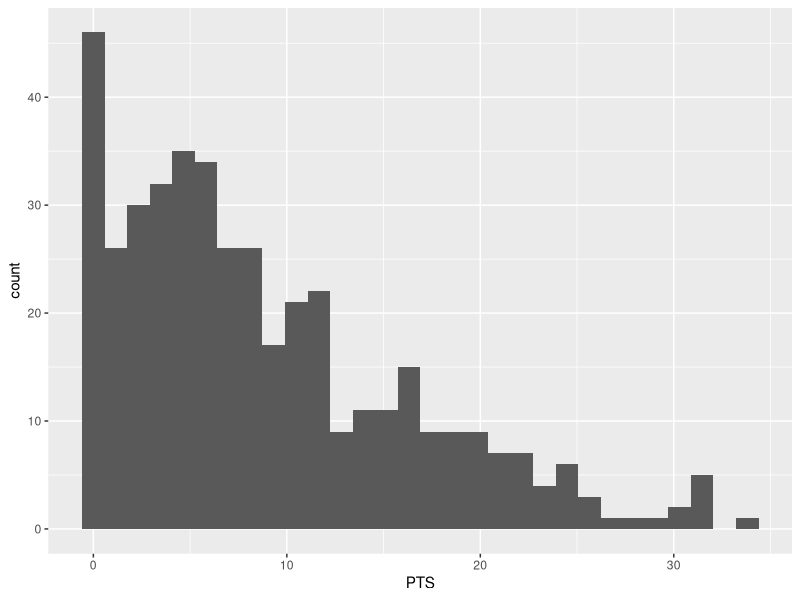
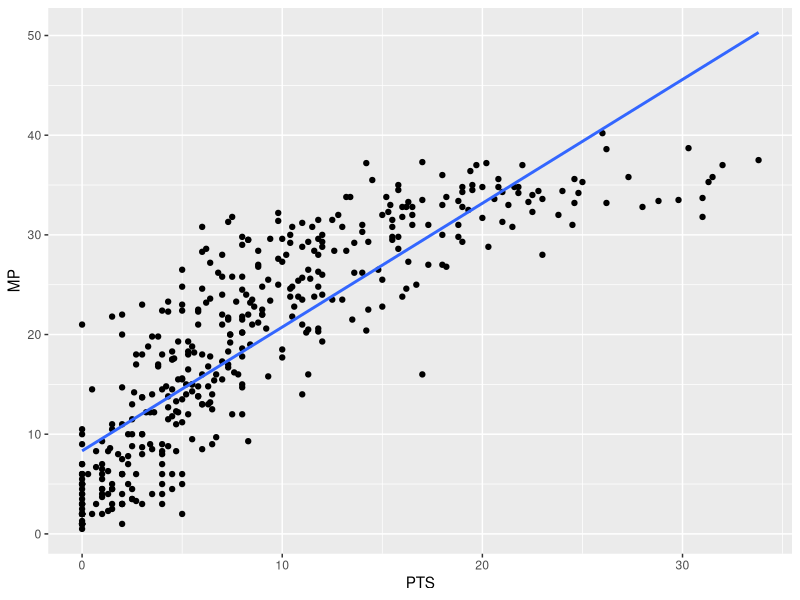
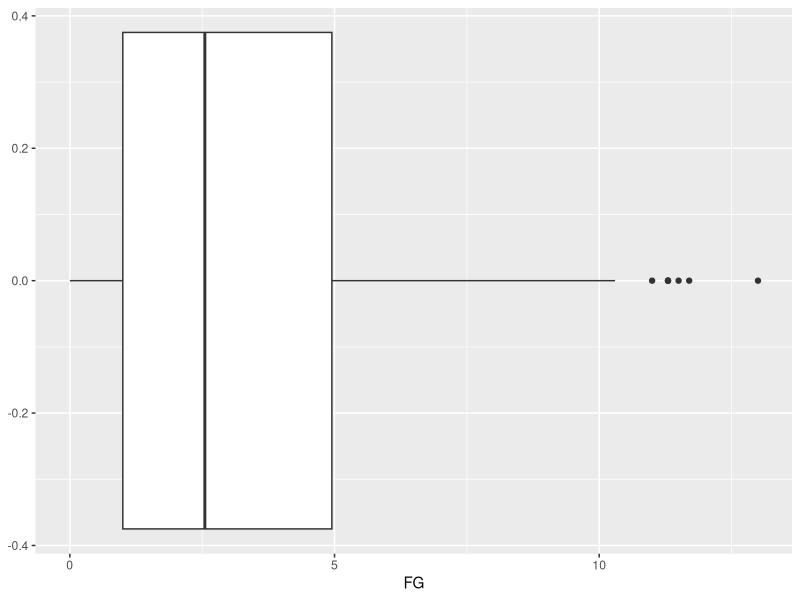

Write the R code that produced these figures, in order.
## ---- chunk 1
library(tidyverse)
library(dplyr)
## ---- chunk 2
NBA_Stats <- read_delim("2023-2024 NBA Player Stats - Regular.csv",
           delim = ";")
glimpse(NBA_Stats)

NBA_Stats <- NBA_Stats |>
  select(PTS, MP, AST, TRB, FG, Player)


NBA_MVPs <- NBA_Stats |>
  mutate(
    is_MVP = ifelse(
      Player %in% c("Joel Embiid", "Nikola Jokic", "Giannis Antetokounmpo", "James Harden", "Russell Westbrook", "Stephen Curry", "Kevin Durant", "LeBron James"), 1, 0)
  )




## ---- chunk 3
NBA_MVPs |>
  ggplot(
    aes(x = PTS)
  ) + geom_histogram()
## ---- chunk 4

NBA_MVPs |>
  ggplot(
    aes(x = PTS, y = MP)
  ) + geom_point() +
  geom_smooth(method = lm, se = FALSE)
  

## ---- chunk 5
NBA_MVPs |>
  ggplot(
    aes(x = FG)
  ) + geom_boxplot()
